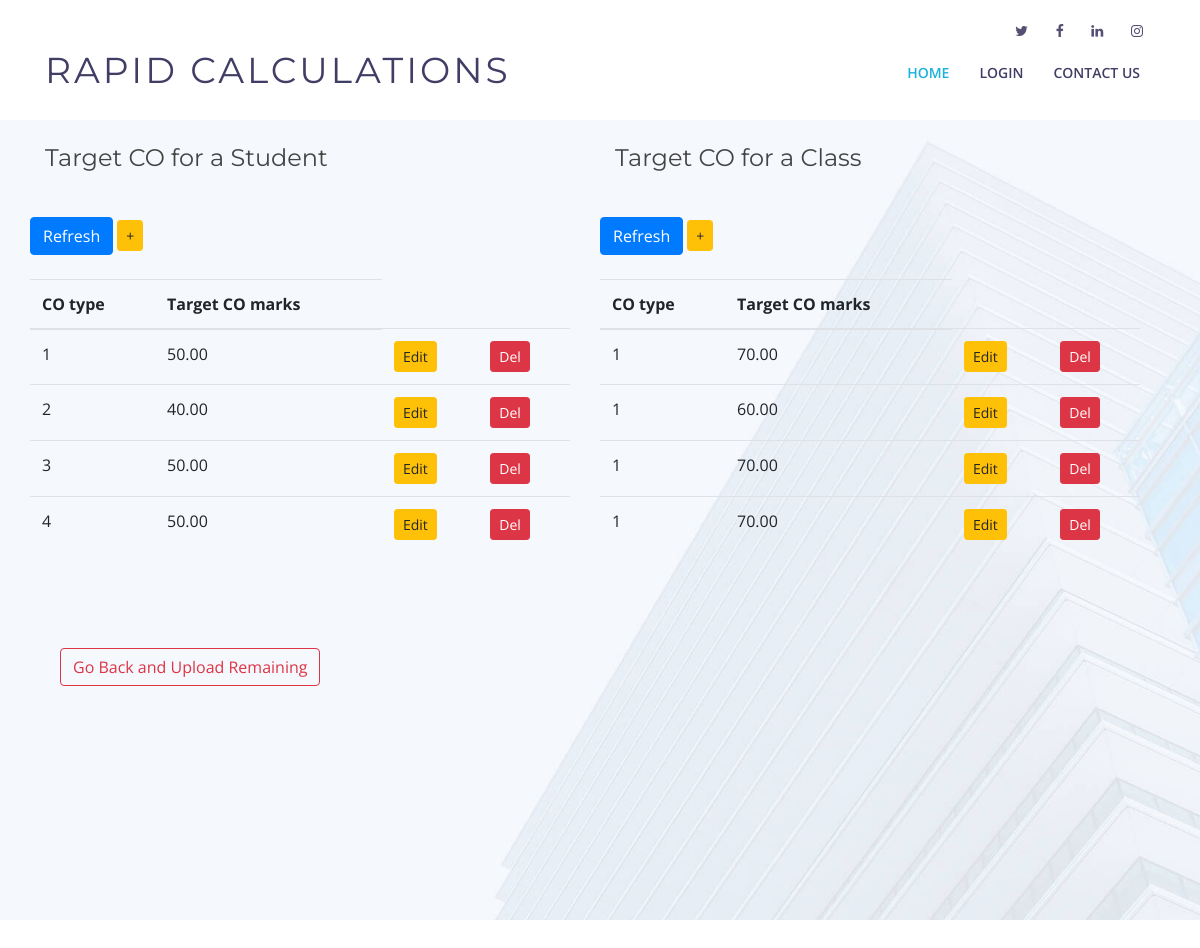
Before: /upload/Subject/show_marks_targetCOStudent/ with the older database file.
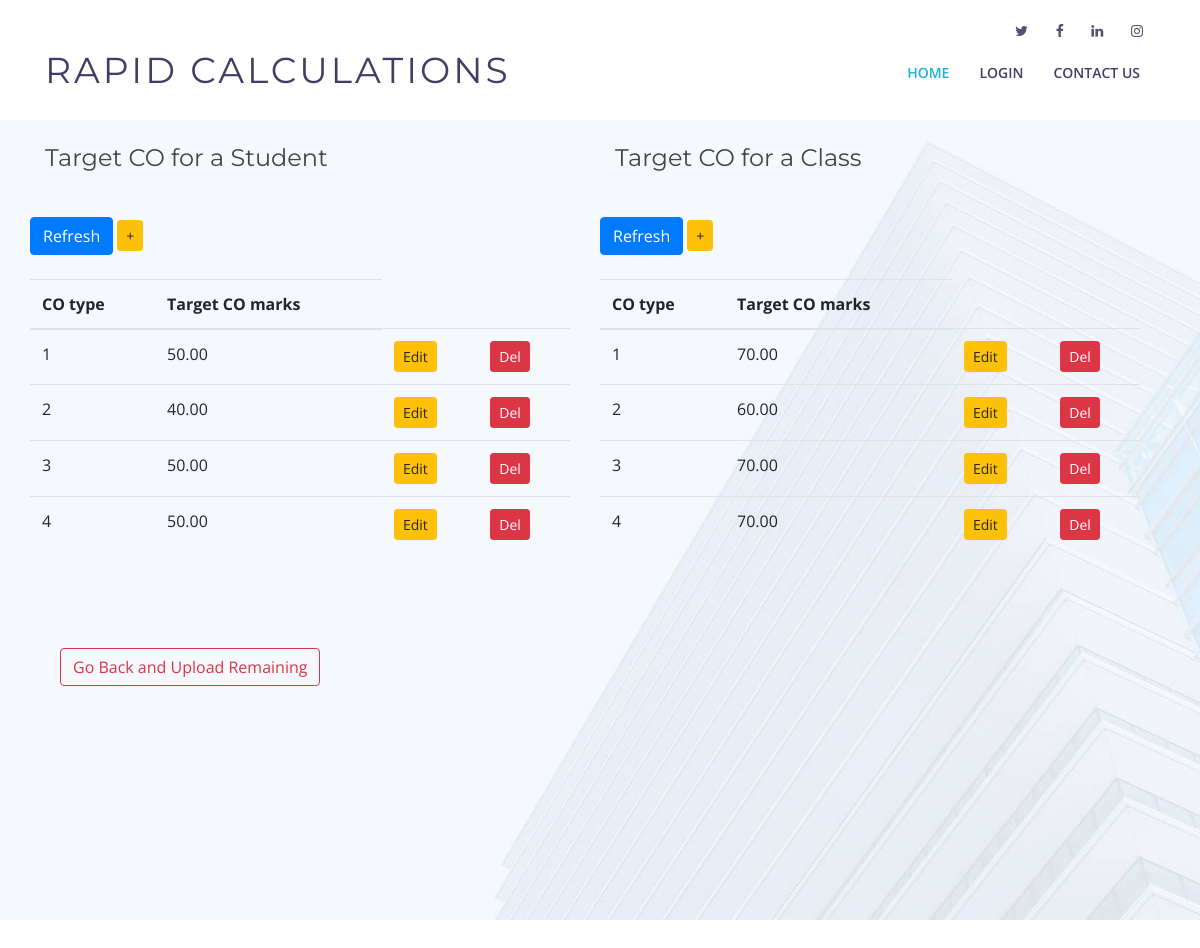
After: the same page with the newer database file.
### pages/models.py (models this page shows, shortened)
class TargetCO(models.Model):
    choices = (
        (1, 'CO1'),
        (2, 'CO2'),
        (3, 'CO3'),
        (4, 'CO4'),
        (5, 'CO5'),
        (6, 'CO6')
    )
    co_num = models.IntegerField(choices=choices, default = 1)
    target_co = models.DecimalField(max_digits=4, decimal_places=2)

class TargetCOStudent(TargetCO):
    pass

class TargetCO(models.Model):
    choices = (
        (1, 'CO1'),
        (2, 'CO2'),
        (3, 'CO3'),
        (4, 'CO4'),
        (5, 'CO5'),
        (6, 'CO6')
    )
    co_num = models.IntegerField(choices=choices, default = 1)
    target_co = models.DecimalField(max_digits=4, decimal_places=2)

class TargetCOClass(TargetCO):
    pass

### pages/views.py (the view)
# urls.py: path('upload/Subject/show_marks_targetCOStudent/', show_targetCOStudentmarks, name="show_marks_targetCOStudent"),
def show_targetCOStudentmarks(request):
    return show_marks_attributes(request, TargetCOStudent, "targetCOmarks.html")

### pages/views.py (called while the page is built)
def show_marks_attributes(request, model, html_file):
    target_stu_items = TargetCOStudent.objects.all()
    target_cls_iems = TargetCOClass.objects.all()
    items = model.objects.all()
    context = {
        'range' : range(1, Student_details.objects.count() + 1),
        'marks_items' : items,
        'target_co_stu' : target_stu_items,
        'target_co_cls' : target_cls_iems,
    }
    return render(request, html_file, context)

### templates/targetCOmarks.html (shortened to what this page needs)
<!DOCTYPE html>
<html lang="en">
<head>
  <link href="/static/pages/lib/bootstrap/css/bootstrap.min.css" rel="stylesheet">
  <link href="/static/pages/lib/font-awesome/css/font-awesome.min.css" rel="stylesheet">
  <link href="/static/pages/lib/animate/animate.min.css" rel="stylesheet">
  <link href="/static/pages/lib/ionicons/css/ionicons.min.css" rel="stylesheet">
  <link href="/static/pages/lib/owlcarousel/assets/owl.carousel.min.css" rel="stylesheet">
  <link href="/static/pages/lib/lightbox/css/lightbox.min.css" rel="stylesheet">
  <link rel="stylesheet" href="/static/pages/css/style.css" type="text/css">
</head>
<body>
  <header id="header">
    <div id="topbar">
      <div class="container">
        <div class="social-links">
          <a href="https://twitter.com/kctofficial?lang=en" class="twitter"><i class="fa fa-twitter"></i></a>
          <a href="https://www.facebook.com/KCT.edu/" class="facebook"><i class="fa fa-facebook"></i></a>
          <a href="https://in.linkedin.com/school/kct/" class="linkedin"><i class="fa fa-linkedin"></i></a>
          <a href="https://www.instagram.com/kct_84/?hl=en" class="instagram"><i class="fa fa-instagram"></i></a>
        </div>
      </div>
    </div>
    <div class="container">
      <div class="logo float-left">
        <h1 class="text-light"><a href="#intro" class="scrollto"><span>Rapid Calculations</span></a></h1>
      </div>
      <nav class="main-nav float-right d-none d-lg-block">
        <ul>
          <li class="active"><a href="{% url 'home' %}">Home</a></li>
          <li><a href="{% url 'login' %}">Login</a></li>
          <li><a href="#footer">Contact Us</a></li>
        </ul>
      </nav>
    </div>
  </header>
  <br><br><br><br><br>
  <section id="intro">
    <div class="container">
    <div class="row">
      <div class="col-sm-6">
        <br>
        <h4>Target CO for a Student</h4>
        <div class="row table-responsive">
          <br>
          <div class="button">
            <a href="{% url 'show_marks_targetCOStudent' %}" class="btn btn-primary btn-md" role="button"> Refresh</a>
            <a href="{% url 'add_marks_targetCOStudent' %}" class="btn btn-warning btn-sm" role="button"> +</a>
          </div>
          <br>
            <table class="table table-hover table-stripped">
              <thead>
                <tr>
                  <th>CO type</th>
                  <th>Target CO marks</th>
                </tr>
              </thead>
              <tbody>
                  {% for item in target_co_stu %}
                  <tr>
                    <td> {{ item.co_num }}</td>
                    <td>{{ item.target_co }}</td>
                    <td>
                      <a href="{% url 'edit_marks_targetCOStudent' item.pk %}" class="btn btn-warning btn-sm" role="button"> Edit</a>
                    </td>
                    <td>
                      <a href="{% url 'del_marks_targetCOStudentmarks' item.pk %}" class="btn btn-danger btn-sm" role="button"> Del</a>
                    </td>
                  </tr>
                  {% endfor %}
              </tbody>
            </table>
      </div>
    </div>
    <div class="col-sm-6">
      <br>
      <h4>Target CO for a Class</h4>
      <div class="row table-responsive">
        <br>
        <div class="button">
          <a href="{% url 'show_marks_targetCOClass' %}" class="btn btn-primary btn-md" role="button"> Refresh</a>
          <a href="{% url 'add_marks_targetCOClass' %}" class="btn btn-warning btn-sm" role="button"> +</a>
        </div>
        <br>
          <table class="table table-hover table-stripped">
            <thead>
              <tr>
                <th>CO type</th>
                <th>Target CO marks</th>
              </tr>
            </thead>
            <tbody>
                {% for item in target_co_cls %}
                <tr>
                  <td> {{ item.co_num }}</td>
                  <td>{{ item.target_co }}</td>
                  <td>
                    <a href="{% url 'edit_marks_targetCOClass' item.pk %}" class="btn btn-warning btn-sm" role="button"> Edit</a>
                  </td>
                  <td>
                    <a href="{% url 'del_marks_targetCOClassmarks' item.pk %}" class="btn btn-danger btn-sm" role="button"> Del</a>
                  </td>
                </tr>
                {% endfor %}
            </tbody>
          </table>
    </div>
  </div>
      <div class="container d-flex h-100">
        <div class="col-md-6 intro-info order-md-first order-last">
          <a href="{% url 'select_sub' %}" class="btn btn-outline-danger scrollto"> Go Back and Upload Remaining </a>
        </div>
      </div>
  </section>
<br><br><br><br><br>
  </body>
  </html>

### static/pages/css/style.css (style rules this page uses)
body { background: #fff; color: #444; font-family: "Open Sans", sans-serif; }
a { color: #1bb1dc; transition: 0.5s; }
h1, h2, h3, h4, h5, h6 { font-family: "Montserrat", sans-serif; font-weight: 400; margin: 0 0 20px 0; padding: 0; }
#topbar { padding: 0 0 10px 0; font-size: 14px; transition: all 0.5s; }
#topbar .social-links { text-align: right; }
#topbar .social-links a { color: #535074; padding: 4px 12px; display: inline-block; line-height: 1px; }
#topbar .social-links a:first-child { border-left: 0; }
#header { height: 110px; transition: all 0.5s; z-index: 997; transition: all 0.5s; padding: 20px 0; position: fixed; left: 0; top: 0; right: 0; transition: all 0.5s; z-index: 997; }
#header .logo h1 { font-size: 36px; margin: 0; padding: 0; line-height: 1; font-weight: 400; letter-spacing: 3px; text-transform: uppercase; }
#header .logo h1 a, #header .logo h1 a:hover { color: #413e66; text-decoration: none; }
#intro { width: 100%; height: 100vh; position: relative; background: #f5f8fd url("../img/intro-bg.jpg") center top no-repeat; background-size: cover; }
.main-nav, .main-nav * { margin: 0; padding: 0; list-style: none; }
.main-nav > ul > li { position: relative; white-space: nowrap; float: left; }
.main-nav a { display: block; position: relative; color: #413e66; padding: 10px 15px; transition: 0.3s; font-size: 14px; font-family: "Open Sans", sans-serif; text-transform: uppercase; font-weight: 600; }
.main-nav a:hover, .main-nav .active > a, .main-nav li:hover > a { color: #1bb1dc; text-decoration: none; }
.mobile-nav { position: fixed; top: 0; bottom: 0; z-index: 9999; overflow-y: auto; left: -260px; width: 260px; padding-top: 18px; background: rgba(40, 38, 70, 0.8); transition: 0.4s; }
.mobile-nav * { margin: 0; padding: 0; list-style: none; }
.mobile-nav a { display: block; position: relative; color: #fff; padding: 10px 20px; font-weight: 500; }
.mobile-nav a:hover, .mobile-nav .active > a, .mobile-nav li:hover > a { color: #8dc2fa; text-decoration: none; }
@media (min-width: 992px) { #intro .intro-info { padding-top: 80px; } }

Changed rows visible on the page:
changed through a linked row, TargetCOClass (number 2 of 4 on the later page): co_num "1" → "2"
changed through a linked row, TargetCOClass (number 3 of 4 on the later page): co_num "1" → "3"
changed through a linked row, TargetCOClass (number 4 of 4 on the later page): co_num "1" → "4"
